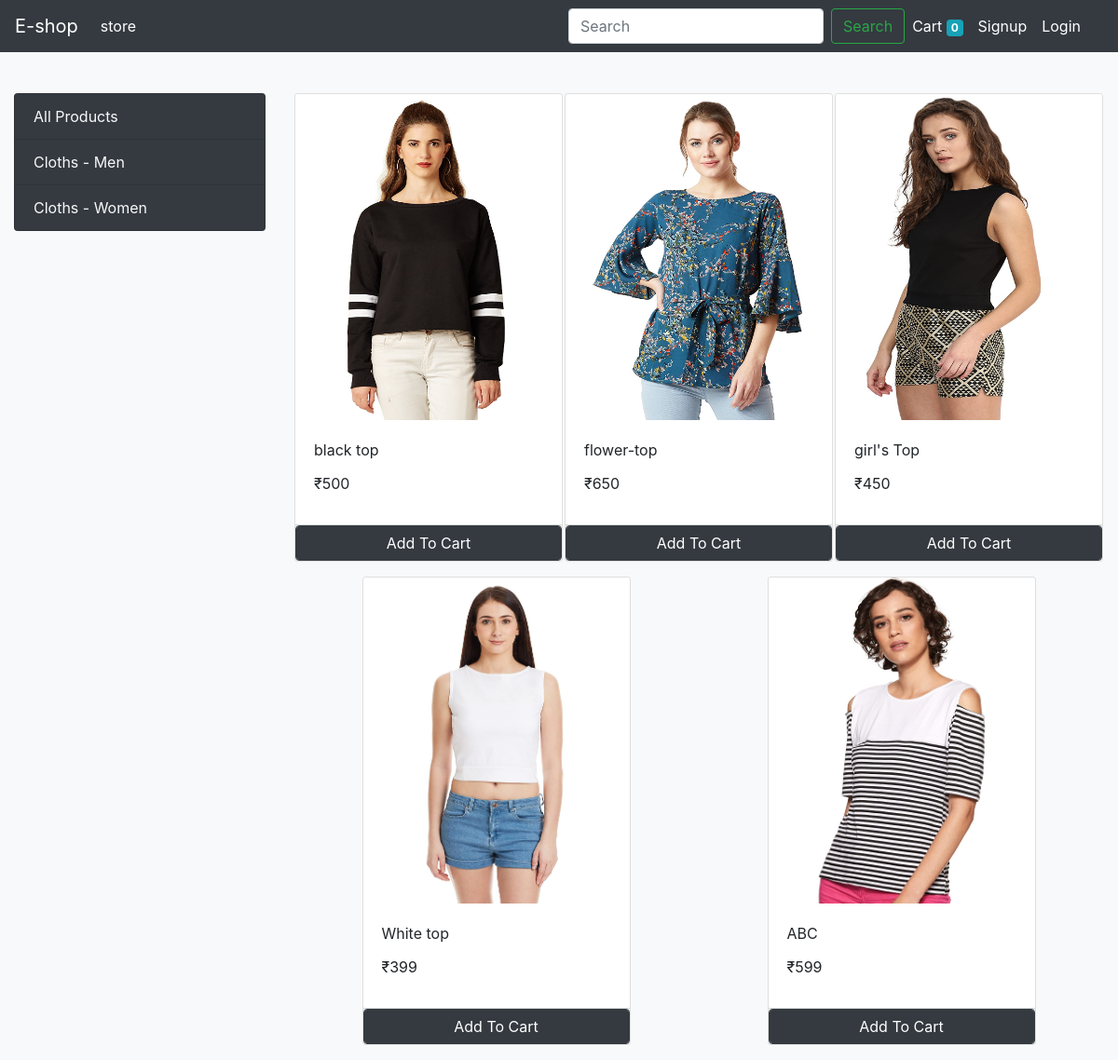
The app's page /?category=2 with its own data.
### store/models.py (models this page shows, shortened)
class Category(models.Model):
    name = models.CharField(max_length=20)
    @staticmethod
    def get_all_categories():
        return Category.objects.all()

class Product(models.Model):
    name = models.CharField(max_length=20)
    price = models.IntegerField(default=0)
    category = models.ForeignKey(Category, on_delete=models.CASCADE, default=1)
    description = models.CharField(max_length=50, default='', null=True, blank=True)
    image = models.ImageField(upload_to='uploads/products/')
    @staticmethod
    def get_all_products_by_categoryid(category_id):
        if category_id:
            return Product.objects.filter(category=category_id)
        else:
            return Product.get_all_products()

### store/views.py (the view, shortened to what this page needs)
# urls.py: path('', views.index, name='home'),
def index(request):
    if request.method == 'GET':
        quary = request.GET.get('search')
        cart = request.session.get('cart')
        if not cart:
            request.session['cart'] = {}
        products = None
        categories = Category.get_all_categories()
        categoryID = request.GET.get('category')
        if categoryID:
            products = Product.get_all_products_by_categoryid(categoryID)
        else:
            products = Product.get_all_products()
        if quary:
            products = Product.get_products_by_quary(quary)
        data = {}
        data['products'] = products
        data['categories'] = categories
        return render(request, 'index.html', data)

### store/templatetags/cart.py (called while the page is built)
@register.filter(name='is_in_cart')
def is_in_cart(product, cart):
    keys = cart.keys()
    for id in keys:
        if int(id) == product.id:
            return True
    return False

@register.filter(name='currency')
def currency(number):
    return "₹" + str(number)

### store/templates/index.html (shortened to what this page needs)
{% extends 'base.html' %} {% block content %} {% load cart %}
<div class="container-fluid" style="margin-top: 100px">
    <div class="row">
        <div class="col-lg-3 mx-auto">
            <div class="list-group">
                <a
                        href="/"
                        class="list-group-item list-group-item-action bg-dark text-light"
                >All Products</a
                >
                {% for category in categories %}
                <a
                        href="/?category={{category.id}}"
                        class="list-group-item list-group-item-action bg-dark text-light"
                >{{category.name}}</a
                >
                {% endfor %}
            </div>
        </div>
        <div id="products" class="col-lg-9 mx-auto">
            <div class="row mx-auto">
                {% for product in products %}
                <div class="card mx-auto mb-3" id="{{product.id}}" style="width: 18rem">
                    <img
                            class="card-img-top"
                            src="{{product.image.url}}"
                            alt="Card image cap"
                            height="350px"
                            width="200px"
                    />
                    <div class="card-body">
                        <p class="card-title">{{product.name}}</p>
                        <p class="card-title">{{product.price|currency}}</p>
                    </div>
                    <div class="card-footer p-0 no-gutters">
                        {% if product|is_in_cart:request.session.cart %}
                        <div class="row no-gutters">
                            <form action="/#{{product.id}}" class="col-2" method="post">
                                {% csrf_token %}
                                <input
                                        hidden
                                        type="text"
                                        name="product"
                                        value="{{product.id}}"
                                />
                                <input hidden type="text" name="remove" value="True"/>
                                <input
                                        type="submit"
                                        value=" - "
                                        class="btn btn-block btn-light border-right"
                                />
                            </form>
                            <div class="text-center col">
                                {{product|cart_quantity:request.session.cart}} in Cart
                            </div>
                            <form action="/#{{product.id}}" class="col-2" method="post">
                                {% csrf_token %}
                                <input
                                        hidden
                                        type="text"
                                        name="product"
                                        value="{{product.id}}"
                                />
                                <input
                                        type="submit"
                                        value=" + "
                                        class="btn btn-block btn-light border-left"
                                />
                            </form>
                        </div>
                        {% else %}
                        <form action="/#{{product.id}}" method="POST" class="btn-block">
                            <input
                                    type="submit"
                                    class="float-right btn btn-dark form-control"
                                    value="Add To Cart"
                            />
                        </form>
                        {% endif %}
                    </div>
                </div>
                {% endfor %}
            </div>
        </div>
    </div>
</div>
{% endblock %}

### records on screen
Category: name "Cloths - Men"
Category: name "Cloths - Women"
Product: image (picture), name "black top", price "₹500"
Product: image (picture), name "flower-top", price "₹650"
Product: image (picture), name "girl's Top", price "₹450"
Product: image (picture), name "White top", price "₹399"
Product: image (picture), name "ABC", price "₹599"

### other values on screen
{{ request.session.cart.keys|length }} "0"
